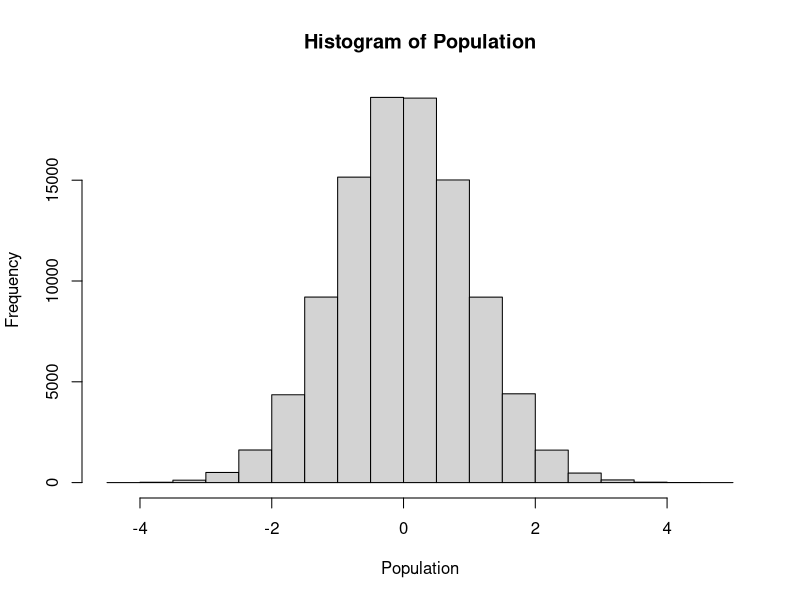
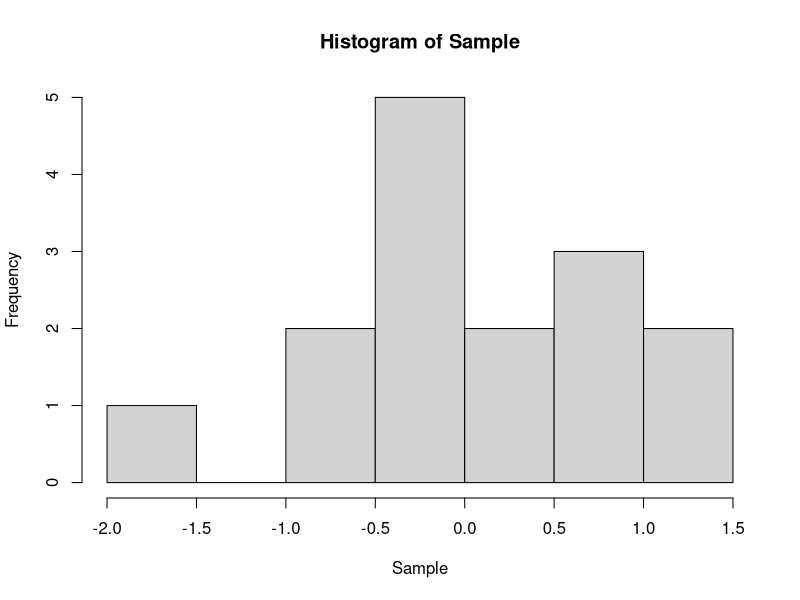
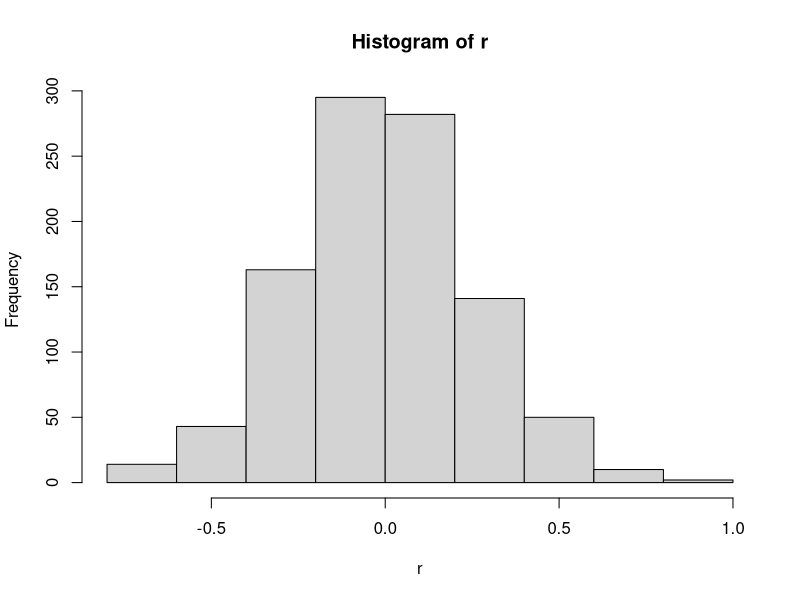
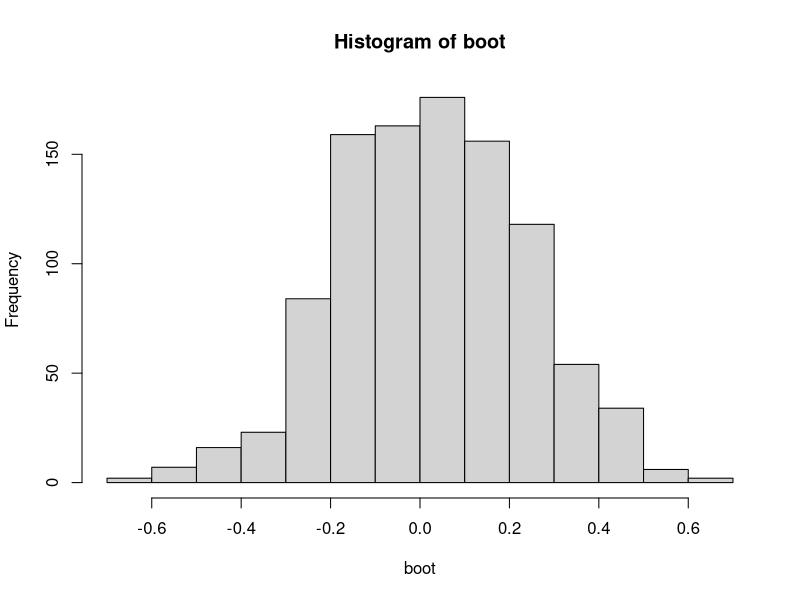
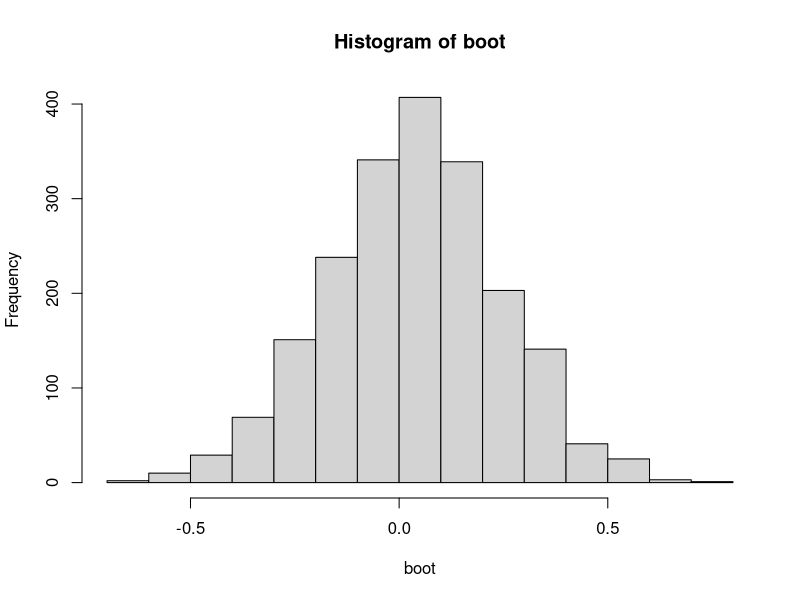
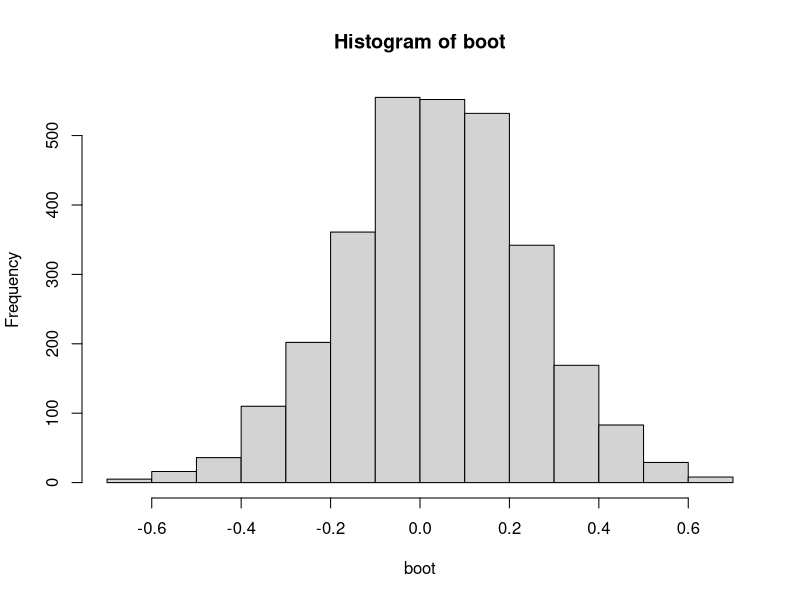
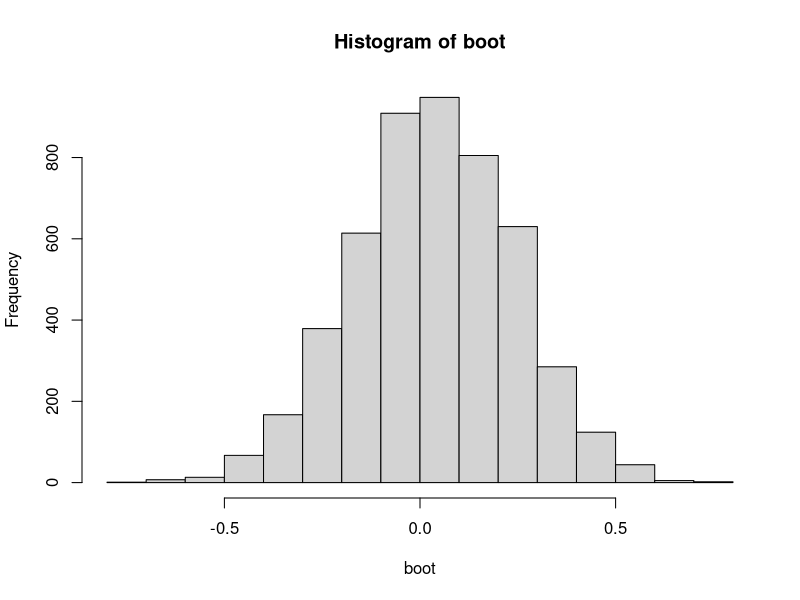
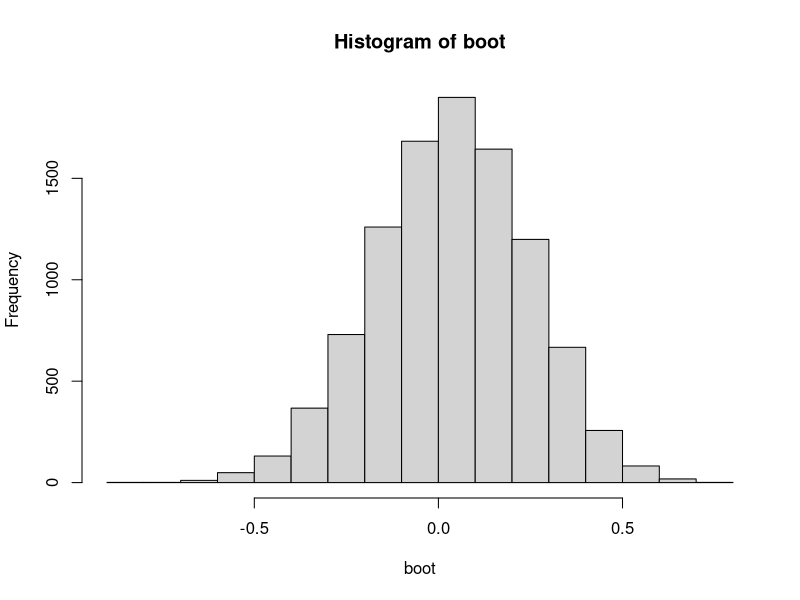

Here is the R script that generated these plots, in order:
#An example population
Population<- rnorm(100000)#Here is a PRNG of 100,000 from N(0,1)
hist(Population)


#A random sample of 15
Sample<-sample(Population,15, replace=FALSE)#in this particular example they are not 
#replacing the draw each time as we are not yet doing the bootstrap. 
#Also, 15 data points is not that much :- )
Sample
hist(Sample)


#The mean of the sample
mean(Sample) #Note, the actual mean is 0.
sd(Sample) #Actual is 1 :- )


#Use replicate to do something lots of times
r<- replicate(1000, mean(sample(Population,15, replace=FALSE)))#Here we're drawing a sample of 15 from
#the Population of 100,000 a total of 1000 times.
r
hist(r)#Let's look at the histogram of our samples and what do you notice?
mean(r)
sd(r)#Why is this not close to 1?
#Think about what we're doing.  We're averaging the the means of 1000 samples from our
#original Population with draws of 15 without replacment, which is fixed. 
se<- 1/sqrt(15)
se
#Hummmm, are you thinking of anything interesting yet?
#Now, we got a pretty good estimate by going back into or Population 1000 times.
#Probably VERY costly in real life :- )



#Now to the bootstrap.  The simple idea of the bootstrap is that we can resample
#the sample itself - with replacement.
#Resample our sample 1000 times and calculate the mean of each.
boot<- replicate(1000,mean(sample(Sample, replace=TRUE)))
mean(boot)
sd(boot)
hist(boot)
#Holy Cow Batman!  We got pretty close for just playing with 15 pieces of info!

#Let's see what upping the number of replications does :- )  
boot<- replicate(2000,mean(sample(Sample, replace=TRUE)))
mean(boot)
sd(boot)
hist(boot)


#And yet higher *LOL*
boot<- replicate(3000,mean(sample(Sample, replace=TRUE)))
mean(boot)
sd(boot)
hist(boot)

#Higher!
boot<- replicate(5000,mean(sample(Sample, replace=TRUE)))
mean(boot)
sd(boot)
hist(boot)

#This is work in progress *LOL*
boot<- replicate(10000,mean(sample(Sample, replace=TRUE)))
mean(boot)
sd(boot)
hist(boot)
#A BIG thing to notice about Bootstrap.  It cannot realy improve on the mean. Why?
#It did do MUCH better on the standard error though.  Why?
sd(boot)- 1/sqrt(15)





